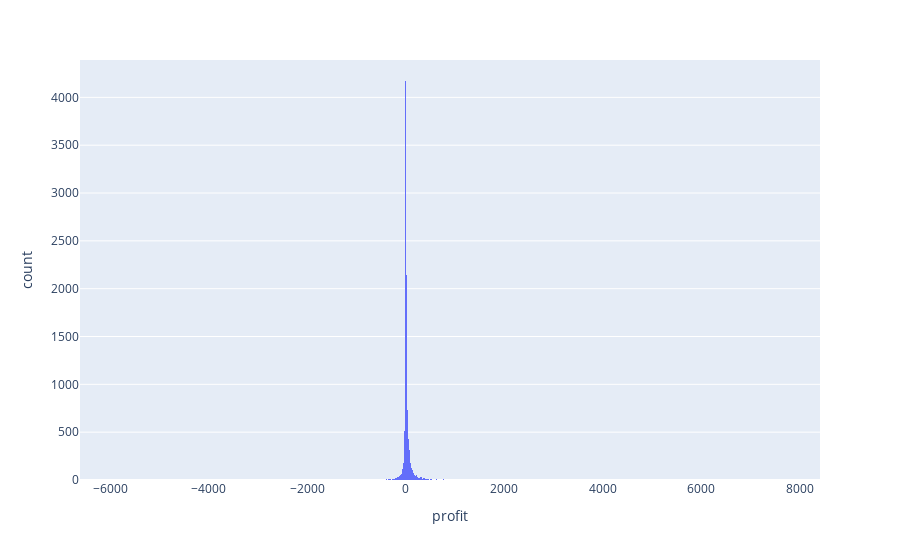

The notebook cell this image was saved under:
### Code cell
import plotly.express as px
fig = px.histogram(df, x='profit')
fig

### Figure 1 — Plotly figure (JSON) as saved in the notebook; plotly's stock layout.template omitted (floating-point values rounded to 4 significant figures; data arrays with more than 128 entries replaced by an {"elided": "..."} marker saying what was removed)
{"data": [{"bingroup": "x", "hovertemplate": "profit=%{x}<br>count=%{y}<extra></extra>", "legendgroup": "", "marker": {"color": "#636efa", "pattern": {"shape": ""}}, "name": "", "orientation": "v", "showlegend": false, "type": "histogram", "x": {"elided": "9994 float values"}, "xaxis": "x", "yaxis": "y"}], "layout": {"barmode": "relative", "legend": {"tracegroupgap": 0}, "margin": {"t": 60}, "xaxis": {"anchor": "y", "domain": [0, 1], "title": {"text": "profit"}}, "yaxis": {"anchor": "x", "domain": [0, 1], "title": {"text": "count"}}}}
